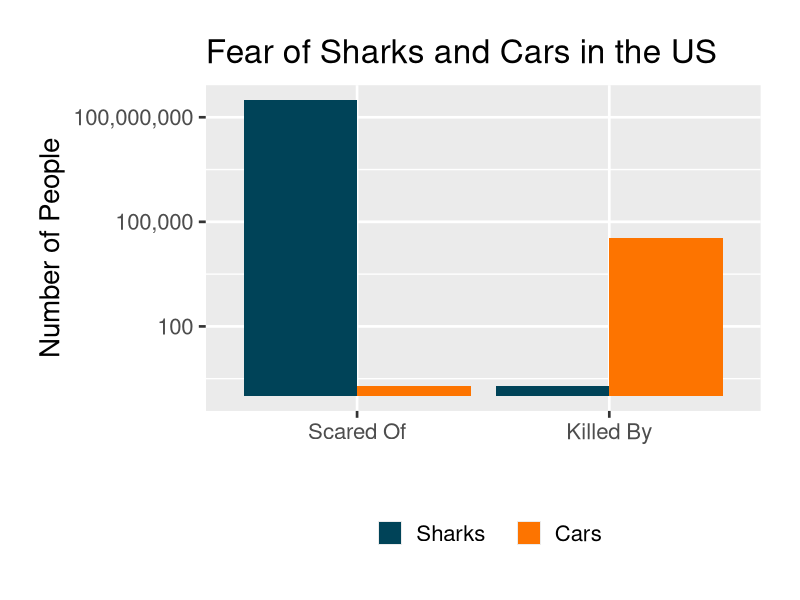

The R script that drew this image:
library(ggplot2)
library(scales)

df <- data.frame(Object         = factor(c("Sharks   ","Sharks   ","Cars","Cars"), levels=c("Sharks   ", "Cars")),
                 Action         = factor(c("Scared Of","Killed By","Scared Of","Killed By"), levels=c("Scared Of", "Killed By")),
                 NumberOfPeople = c(313e6, 2, 2, 33500))

ggplot(data=df, aes(x=Action, y=NumberOfPeople, fill=Object)) + 
    geom_bar(stat="identity", position=position_dodge()) +
    theme_grey(base_size=20) +
    scale_y_log10(labels=comma) +
    ylab("Number of People") +
    xlab("") +
    theme(legend.position="bottom",
          legend.direction="horizontal",
          plot.margin = unit(c(1,1,1,1), "cm")) + 
    scale_fill_manual("", values = c("#004358","#FD7400","#00A388","#FF6138","#047C8C","#F1706D")) +
    ggtitle("Fear of Sharks and Cars in the US")